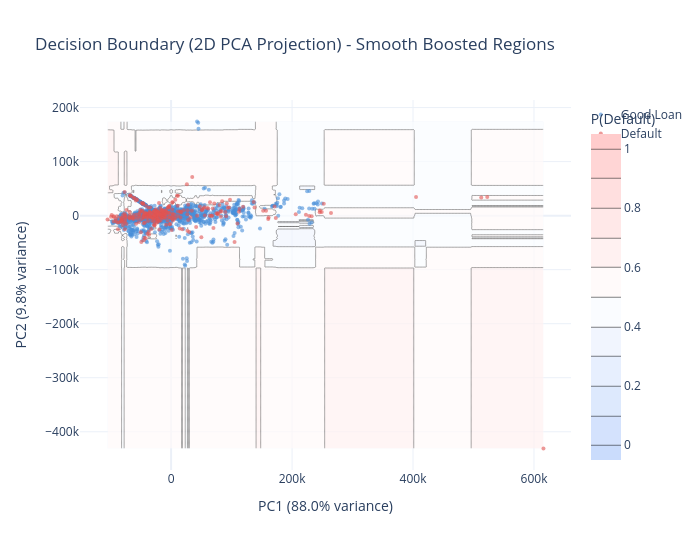

Here is the notebook cell this chart was saved with:
### Markdown cell above
---
## 11. Decision Boundary (2D PCA Projection)

### Code cell
from sklearn.decomposition import PCA

# Transform and reduce to 2D
X_train_transformed = prep_tree.fit_transform(X_train)
X_test_transformed = prep_tree.transform(X_test)
pca = PCA(n_components=2, random_state=RANDOM_STATE)
X_train_2d = pca.fit_transform(X_train_transformed)
X_test_2d = pca.transform(X_test_transformed)

# Train AdaBoost on 2D
ada_2d = AdaBoostClassifier(
    estimator=DecisionTreeClassifier(max_depth=best_ada.named_steps["clf"].estimator.max_depth,
                                          random_state=RANDOM_STATE),
    n_estimators=best_ada.named_steps["clf"].n_estimators,
    learning_rate=best_ada.named_steps["clf"].learning_rate,
    algorithm="SAMME",
    random_state=RANDOM_STATE,
)
ada_2d.fit(X_train_2d, y_train)

# Create mesh grid — fixed resolution to avoid memory blowup
grid_n = 300
x_min, x_max = X_test_2d[:, 0].min() - 1, X_test_2d[:, 0].max() + 1
y_min, y_max = X_test_2d[:, 1].min() - 1, X_test_2d[:, 1].max() + 1
xx, yy = np.meshgrid(np.linspace(x_min, x_max, grid_n), np.linspace(y_min, y_max, grid_n))
Z = ada_2d.predict_proba(np.c_[xx.ravel(), yy.ravel()])[:, 1].reshape(xx.shape)

fig_db = go.Figure()
fig_db.add_trace(go.Contour(
    x=np.linspace(x_min, x_max, grid_n), y=np.linspace(y_min, y_max, grid_n), z=Z,
    colorscale=[[0, COLORS["ice"]], [0.5, COLORS["white"]], [1, "#ffcccc"]],
    contours=dict(start=0, end=1, size=0.1),
    showscale=True, colorbar=dict(title="P(Default)"),
    opacity=0.7,
))
for label, color, name in [(0, COLORS["accent"], "Good Loan"), (1, COLORS["red"], "Default")]:
    mask = y_test == label
    fig_db.add_trace(go.Scatter(
        x=X_test_2d[mask, 0], y=X_test_2d[mask, 1],
        mode="markers", name=name,
        marker=dict(color=color, size=4, opacity=0.6),
    ))
fig_db.update_layout(
    title="Decision Boundary (2D PCA Projection) - Smooth Boosted Regions",
    xaxis_title=f"PC1 ({pca.explained_variance_ratio_[0]:.1%} variance)",
    yaxis_title=f"PC2 ({pca.explained_variance_ratio_[1]:.1%} variance)",
    height=550, width=700,
)
fig_db.show()
save_chart(fig_db, MODEL_SLUG, "decision_boundary_2d")

### Figure 1 — Plotly figure (JSON) as saved in the notebook; plotly's stock layout.template omitted (floating-point values rounded to 4 significant figures; data arrays with more than 128 entries replaced by an {"elided": "..."} marker saying what was removed)
{"data": [{"colorbar": {"title": {"text": "P(Default)"}}, "colorscale": [[0, "#CADCFC"], [0.5, "#ffffff"], [1, "#ffcccc"]], "contours": {"end": 1, "size": 0.1, "start": 0}, "opacity": 0.7, "showscale": true, "type": "contour", "x": {"elided": "300 float values"}, "y": {"elided": "300 float values"}, "z": {"elided": "300x300 float values"}}, {"marker": {"color": "#4A90D9", "opacity": 0.6, "size": 4}, "mode": "markers", "name": "Good Loan", "type": "scatter", "x": {"elided": "1193 float values"}, "y": {"elided": "1193 float values"}}, {"marker": {"color": "#E15554", "opacity": 0.6, "size": 4}, "mode": "markers", "name": "Default", "type": "scatter", "x": {"elided": "297 float values"}, "y": {"elided": "297 float values"}}], "layout": {"height": 550, "title": {"text": "Decision Boundary (2D PCA Projection) - Smooth Boosted Regions"}, "width": 700, "xaxis": {"title": {"text": "PC1 (88.0% variance)"}}, "yaxis": {"title": {"text": "PC2 (9.8% variance)"}}}}
